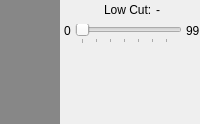
                  <widget class="QWidget" name="tab_13">
                   <attribute name="title">
                    <string>Color map</string>
                   </attribute>
                   <layout class="QHBoxLayout" name="horizontalLayout_52">
                    <property name="spacing">
                     <number>4</number>
                    </property>
                    <property name="leftMargin">
                     <number>0</number>
                    </property>
                    <property name="topMargin">
                     <number>0</number>
                    </property>
                    <property name="rightMargin">
                     <number>0</number>
                    </property>
                    <property name="bottomMargin">
                     <number>0</number>
                    </property>
                    <item>
                     <widget class="QFrame" name="HeightWidget">
                      <property name="sizePolicy">
                       <sizepolicy hsizetype="Expanding" vsizetype="Expanding">
                        <horstretch>0</horstretch>
                        <verstretch>0</verstretch>
                       </sizepolicy>
                      </property>
                      <property name="minimumSize">
                       <size>
                        <width>0</width>
                        <height>20</height>
                       </size>
                      </property>
                      <property name="palette">
                       <palette>
                        <active>
                         <colorrole role="Base">
                          <brush brushstyle="SolidPattern">
                           <color alpha="255">
                            <red>255</red>
                            <green>255</green>
                            <blue>255</blue>
                           </color>
                          </brush>
                         </colorrole>
                         <colorrole role="Window">
                          <brush brushstyle="SolidPattern">
                           <color alpha="255">
                            <red>135</red>
                            <green>135</green>
                            <blue>135</blue>
                           </color>
                          </brush>
                         </colorrole>
                        </active>
                        <inactive>
                         <colorrole role="Base">
                          <brush brushstyle="SolidPattern">
                           <color alpha="255">
                            <red>255</red>
                            <green>255</green>
                            <blue>255</blue>
                           </color>
                          </brush>
                         </colorrole>
                         <colorrole role="Window">
                          <brush brushstyle="SolidPattern">
                           <color alpha="255">
                            <red>135</red>
                            <green>135</green>
                            <blue>135</blue>
                           </color>
                          </brush>
                         </colorrole>
                        </inactive>
                        <disabled>
                         <colorrole role="Base">
                          <brush brushstyle="SolidPattern">
                           <color alpha="255">
                            <red>135</red>
                            <green>135</green>
                            <blue>135</blue>
                           </color>
                          </brush>
                         </colorrole>
                         <colorrole role="Window">
                          <brush brushstyle="SolidPattern">
                           <color alpha="255">
                            <red>135</red>
                            <green>135</green>
                            <blue>135</blue>
                           </color>
                          </brush>
                         </colorrole>
                        </disabled>
                       </palette>
                      </property>
                      <property name="cursor">
                       <cursorShape>CrossCursor</cursorShape>
                      </property>
                      <property name="autoFillBackground">
                       <bool>true</bool>
                      </property>
                     </widget>
                    </item>
                    <item>
                     <layout class="QVBoxLayout" name="verticalLayout_18">
                      <item>
                       <layout class="QVBoxLayout" name="verticalLayout_16">
                        <item>
                         <layout class="QHBoxLayout" name="horizontalLayout_47">
                          <item>
                           <spacer name="horizontalSpacer_26">
                            <property name="orientation">
                             <enum>Qt::Horizontal</enum>
                            </property>
                            <property name="sizeHint" stdset="0">
                             <size>
                              <width>40</width>
                              <height>20</height>
                             </size>
                            </property>
                           </spacer>
                          </item>
                          <item>
                           <widget class="QLabel" name="label_69">
                            <property name="sizePolicy">
                             <sizepolicy hsizetype="Maximum" vsizetype="Maximum">
                              <horstretch>0</horstretch>
                              <verstretch>0</verstretch>
                             </sizepolicy>
                            </property>
                            <property name="font">
                             <font/>
                            </property>
                            <property name="text">
                             <string>Low Cut:</string>
                            </property>
                           </widget>
                          </item>
                          <item>
                           <widget class="QLabel" name="l_lowCut">
                            <property name="sizePolicy">
                             <sizepolicy hsizetype="Fixed" vsizetype="Maximum">
                              <horstretch>0</horstretch>
                              <verstretch>0</verstretch>
                             </sizepolicy>
                            </property>
                            <property name="baseSize">
                             <size>
                              <width>30</width>
                              <height>0</height>
                             </size>
                            </property>
                            <property name="font">
                             <font/>
                            </property>
                            <property name="text">
                             <string>-</string>
                            </property>
                           </widget>
                          </item>
                          <item>
                           <spacer name="horizontalSpacer_27">
                            <property name="orientation">
                             <enum>Qt::Horizontal</enum>
                            </property>
                            <property name="sizeHint" stdset="0">
                             <size>
                              <width>40</width>
                              <height>20</height>
                             </size>
                            </property>
                           </spacer>
                          </item>
                         </layout>
                        </item>
                        <item>
                         <layout class="QHBoxLayout" name="horizontalLayout_35">
                          <item>
                           <widget class="QLabel" name="l_sensRes_min_2">
                            <property name="font">
                             <font/>
                            </property>
                            <property name="text">
                             <string>0</string>
                            </property>
                            <property name="alignment">
                             <set>Qt::AlignLeading|Qt::AlignLeft|Qt::AlignTop</set>
                            </property>
                           </widget>
                          </item>
                          <item>
                           <widget class="QSlider" name="hs_topPlacements">
                            <property name="maximumSize">
                             <size>
                              <width>16777215</width>
                              <height>16777215</height>
                             </size>
                            </property>
                            <property name="minimum">
                             <number>0</number>
                            </property>
                            <property name="singleStep">
                             <number>1</number>
                            </property>
                            <property name="pageStep">
                             <number>1</number>
                            </property>
                            <property name="orientation">
                             <enum>Qt::Horizontal</enum>
                            </property>
                            <property name="tickPosition">
                             <enum>QSlider::TicksBelow</enum>
                            </property>
                            <property name="tickInterval">
                             <number>15</number>
                            </property>
                           </widget>
                          </item>
                          <item>
                           <widget class="QLabel" name="l_sensRes_min_3">
                            <property name="font">
                             <font/>
                            </property>
                            <property name="text">
                             <string>99</string>
                            </property>
                            <property name="alignment">
                             <set>Qt::AlignLeading|Qt::AlignLeft|Qt::AlignTop</set>
                            </property>
                           </widget>
                          </item>
                         </layout>
                        </item>
                       </layout>
                      </item>
                      <item>
                       <spacer name="verticalSpacer_15">
                        <property name="orientation">
                         <enum>Qt::Vertical</enum>
                        </property>
                        <property name="sizeHint" stdset="0">
                         <size>
                          <width>20</width>
                          <height>40</height>
                         </size>
                        </property>
                       </spacer>
                      </item>
                      <item>
                       <spacer name="verticalSpacer_29">
                        <property name="orientation">
                         <enum>Qt::Vertical</enum>
                        </property>
                        <property name="sizeHint" stdset="0">
                         <size>
                          <width>20</width>
                          <height>40</height>
                         </size>
                        </property>
                       </spacer>
                      </item>
                     </layout>
                    </item>
                   </layout>
                  </widget>
